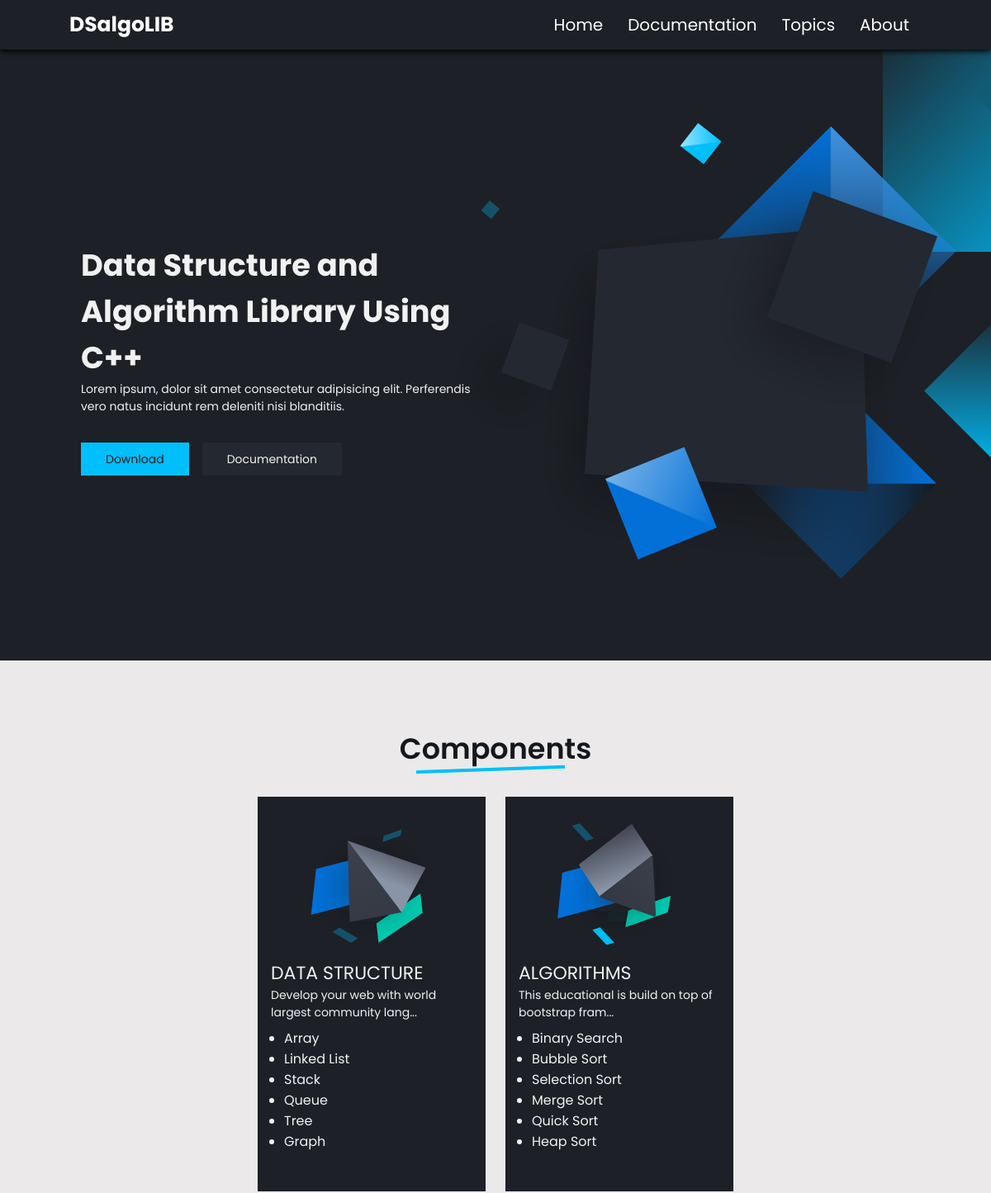
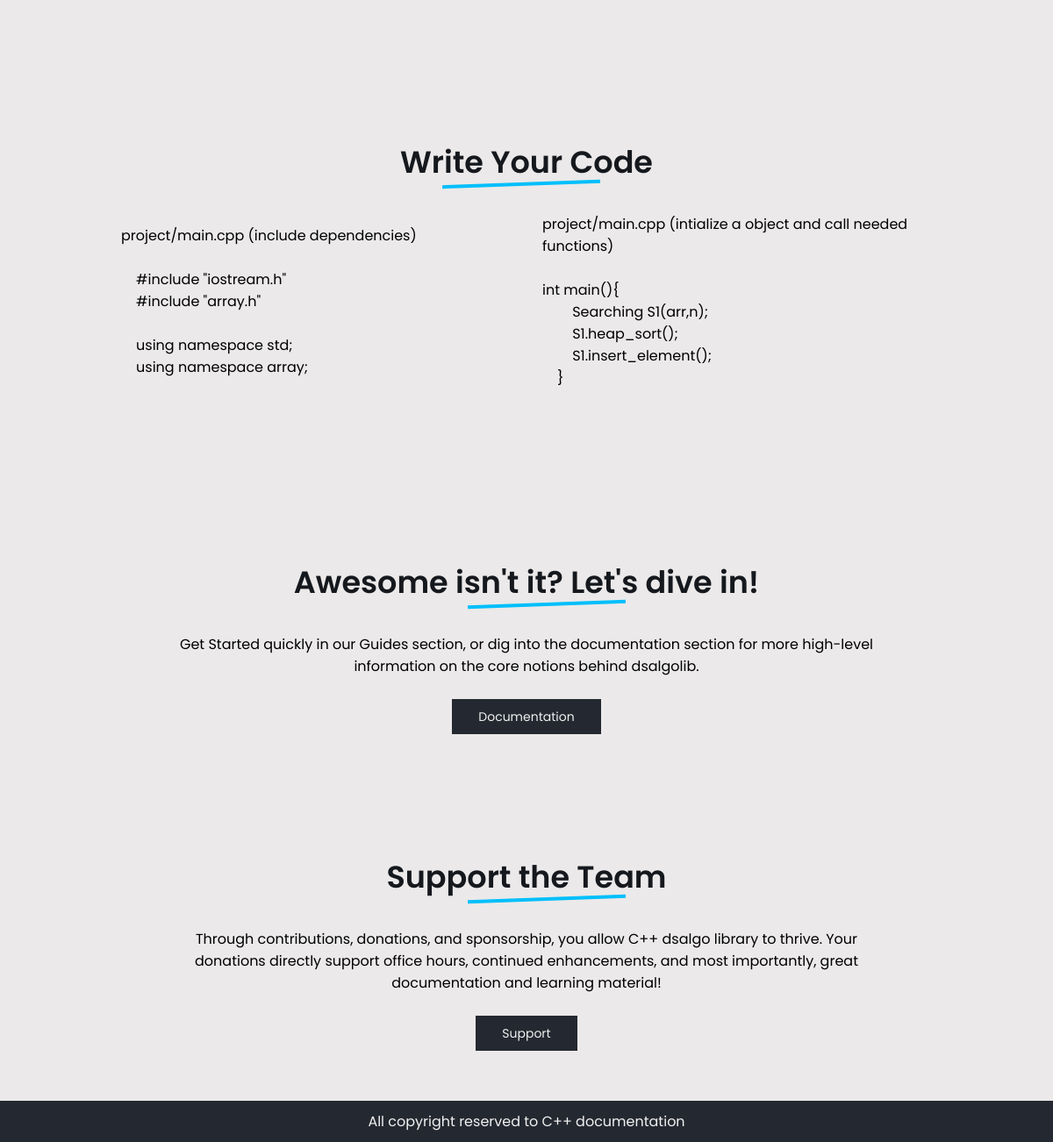
The page / on the database its author committed (2 pictures, top to bottom).
### webapp/models.py (models this page shows, shortened)
class Hero(models.Model):
    heading = models.CharField(max_length = 50)
    paragraph = models.TextField()
    docs_file = models.FileField(upload_to="upload/files/",default="",validators=[FileExtensionValidator(['zip', 'rar'])])
    def __str__(self):
        return self.heading

class Component(models.Model):
    heading = models.CharField(max_length = 50)
    slug = models.CharField(max_length = 50, default ="")
    image = models.FileField(upload_to="upload/",default="",validators=[FileExtensionValidator(['png','jpg','jpeg', 'svg'])])
    description = models.CharField(max_length = 200)

class ComponentItem(models.Model):
    title = models.CharField(max_length = 100)
    component = models.ForeignKey(Component, on_delete=models.CASCADE)
    def __str__(self):
        return self.title

class SampleCode(models.Model):
    title = models.CharField(max_length = 200)
    code = models.TextField();

### webapp/views.py (the view)
# urls.py: path('', views.index, name="Home"),
def index(request):
    hero = Hero.objects.first();
    components = Component.objects.all();
    sample_code = SampleCode.objects.all();
    print(hero)
    context = {
        'hero':hero,
        'components':components,
        'samplecodes':sample_code,
    }
    return render(request, template_name="webapp/index.html", context= context)

### webapp/templatetags/docs_tags.py (called while the page is built)
@register.simple_tag
def components_items(comp):
    compItem =  ComponentItem.objects.filter(component = comp);
    print(compItem)
    return compItem

@register.simple_tag
def topics_content():
    topics =DocsCategory.objects.all();
    return topics

### templates/webapp/index.html (shortened to what this page needs)
{% extends 'webapp/layout.html' %}
{% load docs_tags %}
{% load static %}
{% block body %}
<main>
    <section class="hero">
        <div class="hero_container">
            <div class="hero-inner">
                <div class="hero-copy hero_column">
                    <h1 class="hero-title">{{hero.heading}}</h1>
                    <p class="hero-paragraph">{{hero.paragraph}}</p>
                    <div class="hero-cta"><a class="button button-primary" href="{{hero.docs_file.url}}" download >Download</a><a class="button" href="{% url 'Docs' %}">Documentation</a></div>
                </div>
                <div class="hero-figure">
                    <div class="hero-figure-box hero-figure-box-01" data-rotation="45deg"></div>
                    <div class="hero-figure-box hero-figure-box-03" data-rotation="0deg"></div>
                    <div class="hero-figure-box hero-figure-box-05"></div>
                    <div class="hero-figure-box hero-figure-box-06"></div>
                    <div class="hero-figure-box hero-figure-box-07"></div>
                    <div class="hero-figure-box hero-figure-box-08" data-rotation="-22deg"></div>
                    <div class="hero-figure-box hero-figure-box-09" data-rotation="-52deg"></div>
                    <div class="hero-figure-box hero-figure-box-10" data-rotation="-50deg"></div>
                </div>
            </div>
        </div>
    </section>
    <section>
        <div class="components">
            <h1>Components</h1>
            <div class="components-container">
                {% for comp in components|slice:"1:3" %}
                <div class="component-columns">
                    <div class="component-image">
                        <img src="{{comp.image.url}}">
                    </div>
                    <div class="components-text">
                        <h4>{{comp.heading}}</h4>
                        <p>{{comp.description|slice:"0:50"}}...</p>
                        <ul>
                            {% components_items comp as comp_items%}
                            {% for comp_item in comp_items %}
                            <li class="option">{{comp_item.title}}</li>
                            {% endfor %}
                        </ul>
                    </div>
                </div>
                {% endfor %}
            </div>
        </div>
    </section>
    <section>
        <div class="code_sample">
            <h1>Write Your Code</h1>
            <div class="code_sample_container">
                {% for code in samplecodes %}
                <div class="sample_column">
                    <p>
                      {{code.title}}
                    </p>
                    <div>
                        <pre>
                            {{code.code|safe}}
                         </pre>
                    </div>
                </div>
            {% endfor %}
            </div>
        </div>
    </section>
    <section>
        <div class="support_team">
            <h1>Awesome isn't it? Let's dive in!</h1>
            <div class="support_team_container">
                <p>Get Started quickly in our Guides section, or dig into the documentation section for more high-level information on the core notions behind dsalgolib.</p>
                <div class="support_team_button">
                    <a href="{% url 'Docs' %}" >Documentation</a>
                </div>
            </div>
        </div>
    <section>
        <div class="support_team">
            <h1>Support the Team</h1>
            <div class="support_team_container">
                <p>Through contributions, donations, and sponsorship, you allow C++ dsalgo library to thrive. Your donations directly support office hours, continued enhancements, and most importantly, great documentation and learning material!</p>
                <div class="support_team_button">
                    <a href="" >Support</a>
                </div>
            </div>
        </div>
    </section>
<main>
{% endblock %}

### templates/webapp/layout.html (shortened to what this page needs)
{% load static %}
{% load docs_tags %}
<!DOCTYPE html>
<html lang="en">
<head>
    <link rel="stylesheet" href="https://cdnjs.cloudflare.com/ajax/libs/highlight.js/11.2.0/styles/night-owl.min.css"/>
    <link rel="stylesheet" href="{% static 'webapp/css/style.css' %}"/>
</head>
<body>
    <header>
        <a href="#" class="logo">DSalgoLIB</a>
        <nav class="navbar">
            <ul>
                <li><a href="{% url 'Home' %}">Home</a></li>
				<li><a href="{% url 'Docs' %}">Documentation</a></li>
                <li><a href="#">Topics</a>
                        {% topics_content as topics_contents %}
                </li>
                <li><a href="#">About</a></li>
            </ul>
        </nav>
    </header>
    {% block body %}
    {% endblock %}
    <footer>
        <div class="footer_container">All copyright reserved to C++ documentation</div>
    </footer>
</body>
</html>

### rows shown on the page
Hero: heading "Data Structure and Algorithm Library Using C++", paragraph "Lorem ipsum, dolor sit amet consectetur adipisicing elit. Perferendis vero natus incidunt rem deleniti nisi blanditiis."
Component: image (picture), heading "DATA STRUCTURE", description "Develop your web with world largest community lang"
ComponentItem: title "Array"
ComponentItem: title "Linked List"
ComponentItem: title "Stack"
ComponentItem: title "Queue"
ComponentItem: title "Tree"
ComponentItem: title "Graph"
Component: image (picture), heading "ALGORITHMS", description "This educational is build on top of bootstrap fram"
ComponentItem: title "Binary Search"
ComponentItem: title "Bubble Sort"
ComponentItem: title "Selection Sort"
ComponentItem: title "Merge Sort"
ComponentItem: title "Quick Sort"
ComponentItem: title "Heap Sort"
SampleCode: title "project/main.cpp (include dependencies)", code "#include \"iostream.h\" #include \"array.h\" using namespace std; using namespace array;"
SampleCode: title "project/main.cpp (intialize a object and call needed functions)", code "int main(){ Searching S1(arr,n); S1.heap_sort(); S1.insert_element(); }"
